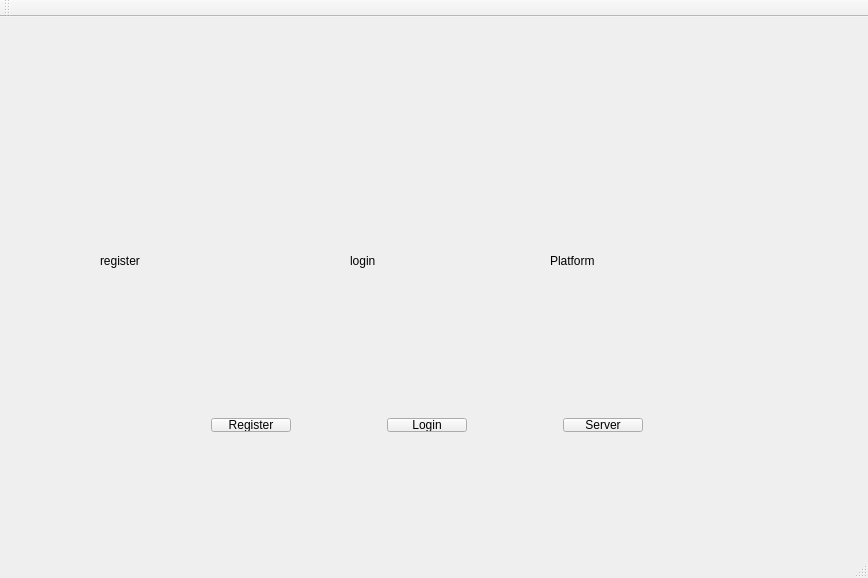
<?xml version="1.0" encoding="UTF-8"?>
<ui version="4.0">
 <class>MainWindow</class>
 <widget class="QMainWindow" name="MainWindow">
  <property name="geometry">
   <rect>
    <x>0</x>
    <y>0</y>
    <width>868</width>
    <height>578</height>
   </rect>
  </property>
  <property name="sizePolicy">
   <sizepolicy hsizetype="Fixed" vsizetype="Fixed">
    <horstretch>0</horstretch>
    <verstretch>0</verstretch>
   </sizepolicy>
  </property>
  <property name="windowTitle">
   <string>MainWindow</string>
  </property>
  <property name="styleSheet">
   <string notr="true">color: rgb(0, 0, 0);</string>
  </property>
  <widget class="QWidget" name="centralWidget">
   <widget class="QLabel" name="loginlabel">
    <property name="geometry">
     <rect>
      <x>350</x>
      <y>148</y>
      <width>161</width>
      <height>191</height>
     </rect>
    </property>
    <property name="text">
     <string>login</string>
    </property>
   </widget>
   <widget class="QLabel" name="registerlabel">
    <property name="geometry">
     <rect>
      <x>100</x>
      <y>148</y>
      <width>211</width>
      <height>191</height>
     </rect>
    </property>
    <property name="text">
     <string>register</string>
    </property>
   </widget>
   <widget class="QLabel" name="serverlabel">
    <property name="geometry">
     <rect>
      <x>550</x>
      <y>148</y>
      <width>221</width>
      <height>191</height>
     </rect>
    </property>
    <property name="text">
     <string>Platform</string>
    </property>
   </widget>
   <widget class="QWidget" name="layoutWidget">
    <property name="geometry">
     <rect>
      <x>200</x>
      <y>390</y>
      <width>454</width>
      <height>36</height>
     </rect>
    </property>
    <layout class="QHBoxLayout" name="horizontalLayout_2">
     <item>
      <widget class="QPushButton" name="registerButton">
       <property name="sizePolicy">
        <sizepolicy hsizetype="Preferred" vsizetype="Preferred">
         <horstretch>0</horstretch>
         <verstretch>0</verstretch>
        </sizepolicy>
       </property>
       <property name="text">
        <string>Register</string>
       </property>
       <property name="iconSize">
        <size>
         <width>10</width>
         <height>24</height>
        </size>
       </property>
      </widget>
     </item>
     <item>
      <spacer name="horizontalSpacer_3">
       <property name="orientation">
        <enum>Qt::Horizontal</enum>
       </property>
       <property name="sizeHint" stdset="0">
        <size>
         <width>40</width>
         <height>20</height>
        </size>
       </property>
      </spacer>
     </item>
     <item>
      <widget class="QPushButton" name="loginButton">
       <property name="sizePolicy">
        <sizepolicy hsizetype="Preferred" vsizetype="Preferred">
         <horstretch>0</horstretch>
         <verstretch>0</verstretch>
        </sizepolicy>
       </property>
       <property name="text">
        <string>Login</string>
       </property>
       <property name="iconSize">
        <size>
         <width>10</width>
         <height>24</height>
        </size>
       </property>
      </widget>
     </item>
     <item>
      <spacer name="horizontalSpacer_4">
       <property name="orientation">
        <enum>Qt::Horizontal</enum>
       </property>
       <property name="sizeHint" stdset="0">
        <size>
         <width>40</width>
         <height>20</height>
        </size>
       </property>
      </spacer>
     </item>
     <item>
      <widget class="QPushButton" name="serverbutton">
       <property name="text">
        <string>Server</string>
       </property>
      </widget>
     </item>
    </layout>
   </widget>
  </widget>
  <widget class="QMenuBar" name="menuBar">
   <property name="geometry">
    <rect>
     <x>0</x>
     <y>0</y>
     <width>868</width>
     <height>30</height>
    </rect>
   </property>
  </widget>
  <widget class="QToolBar" name="mainToolBar">
   <attribute name="toolBarArea">
    <enum>TopToolBarArea</enum>
   </attribute>
   <attribute name="toolBarBreak">
    <bool>false</bool>
   </attribute>
  </widget>
  <widget class="QStatusBar" name="statusBar"/>
 </widget>
 <layoutdefault spacing="6" margin="11"/>
 <resources/>
 <connections/>
</ui>
